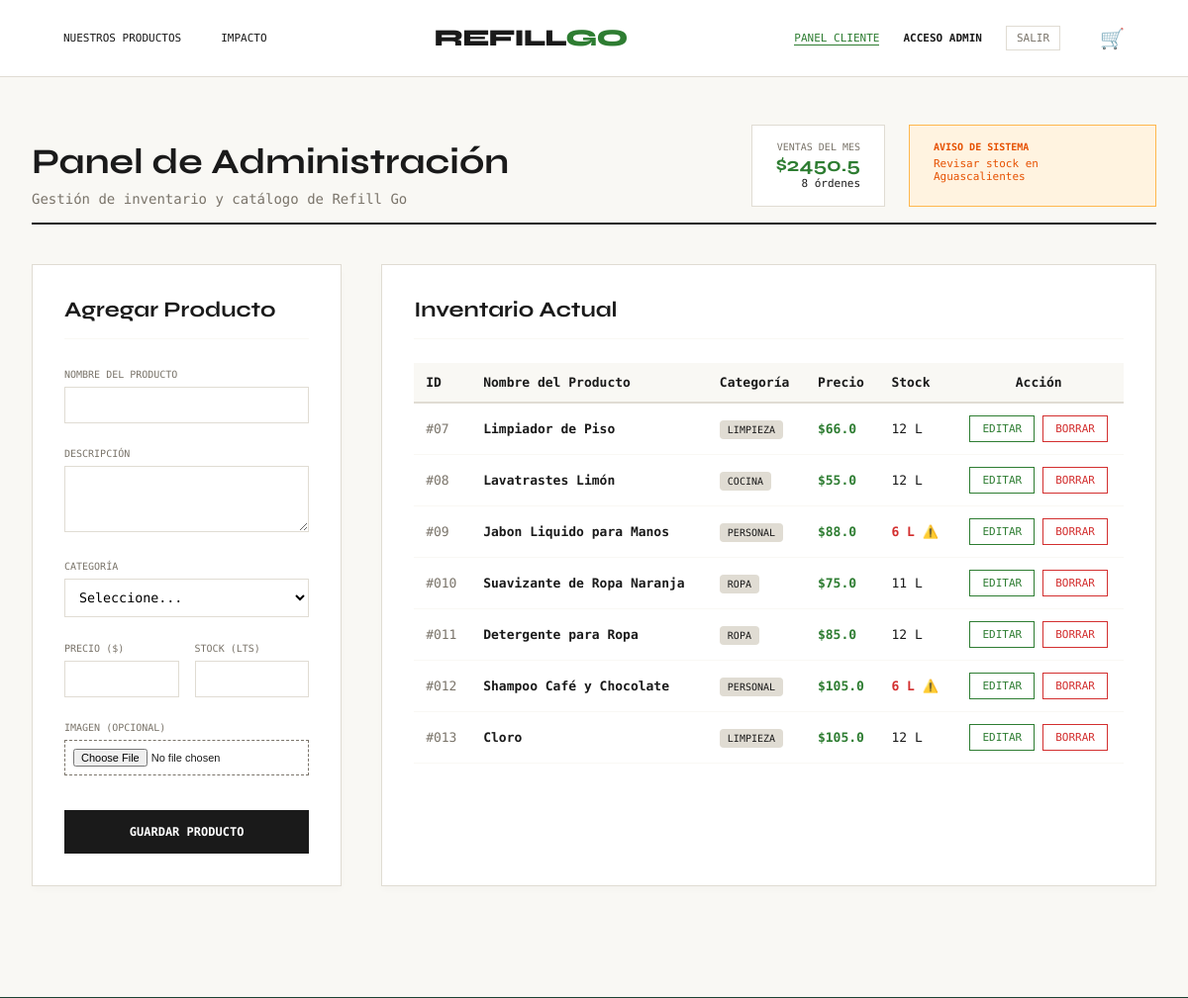
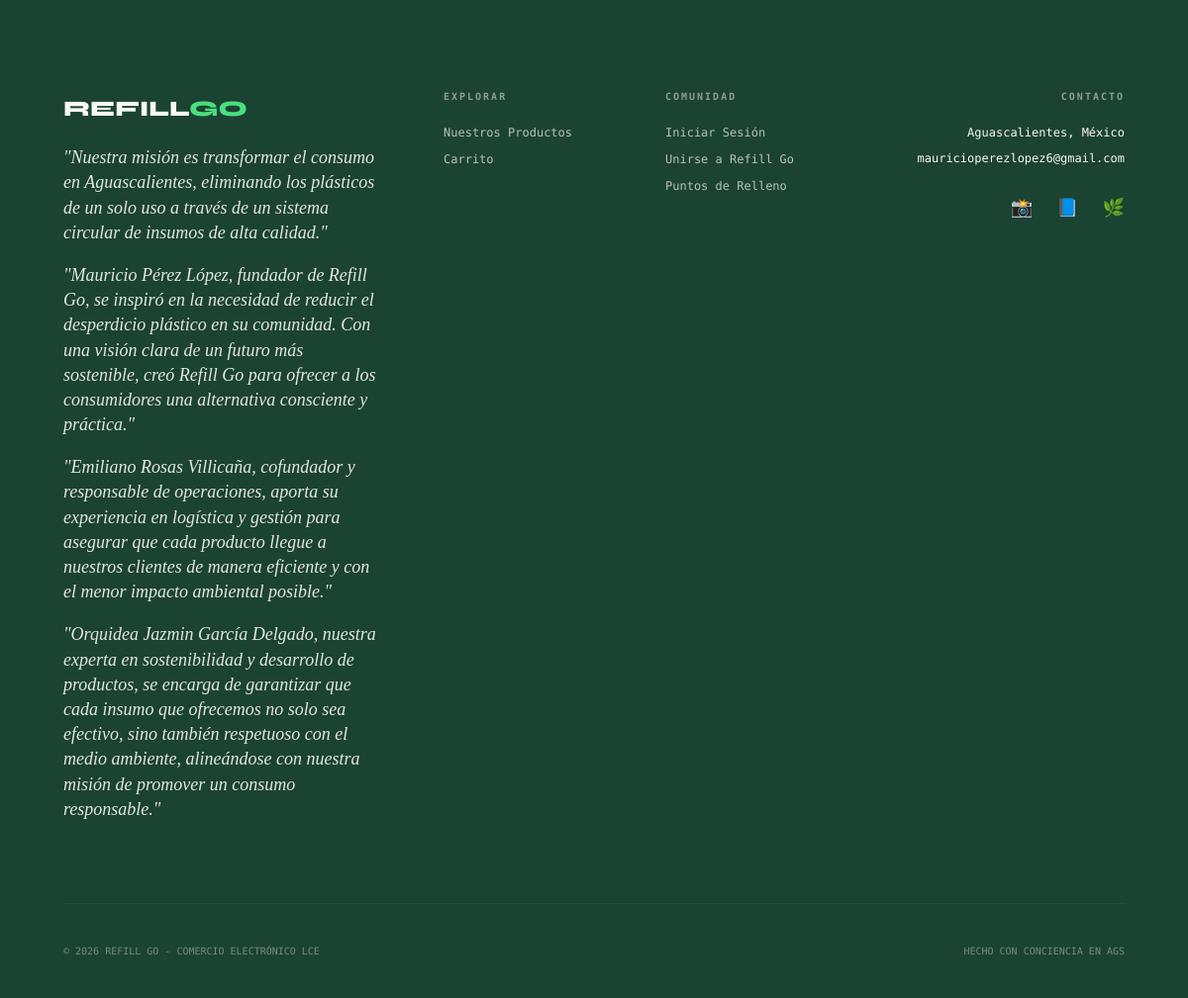
Page /admin (signed in) on the committed database (2 pictures, top to bottom).
### tables this page shows
CREATE TABLE productos (
                    id INTEGER PRIMARY KEY AUTOINCREMENT,
                    nombre TEXT NOT NULL, descripcion TEXT NOT NULL,
                    precio REAL NOT NULL, stock INTEGER NOT NULL, 
                    imagen TEXT, categoria TEXT NOT NULL);

### tienda_refillgo/app.py (the view, shortened to what this page needs)
@app.route('/admin', methods=('GET', 'POST'))
def admin():
    if 'usuario_id' not in session:
        return redirect(url_for('login'))
    conn = get_db_connection()
    productos = conn.execute('SELECT * FROM productos').fetchall()
    conn.close()
    return render_template('admin.html', productos=productos, ventas=[{"total": 2450.50, "ordenes": 8}], avisos="Revisar stock en Aguascalientes")

### tienda_refillgo/templates/admin.html (shortened to what this page needs)
{% extends "base.html" %}
{% block content %}
<div style="padding: 3rem 2rem; max-width: 1300px; margin: 0 auto; font-family: 'DM Mono', monospace; min-height: 70vh;">
    <div style="display: flex; justify-content: space-between; align-items: flex-end; margin-bottom: 2.5rem; border-bottom: 2px solid var(--ink); padding-bottom: 1rem;">
        <div>
            <h2 class="syne" style="font-size: 36px; color: var(--ink); margin: 0;">Panel de Administración</h2>
            <p style="color: var(--warm-mid); margin: 0.5rem 0 0 0; font-size: 14px;">Gestión de inventario y catálogo de Refill Go</p>
        </div>
        <div style="display: flex; gap: 1.5rem;">
            <div style="background: white; border: 1px solid var(--cream); padding: 1rem 1.5rem; text-align: right;">
                <div style="font-size: 10px; color: var(--warm-mid); text-transform: uppercase;">Ventas del Mes</div>
                <div class="syne" style="font-size: 20px; font-weight: bold; color: var(--accent);">${{ ventas[0].total }}</div>
                <div style="font-size: 11px; color: var(--ink);">{{ ventas[0].ordenes }} órdenes</div>
            </div>
            <div style="background: #fff3e0; border: 1px solid #ffb74d; padding: 1rem 1.5rem; max-width: 200px;">
                <div style="font-size: 10px; color: #e65100; text-transform: uppercase; font-weight: bold;">Aviso de Sistema</div>
                <div style="font-size: 11px; color: #e65100; margin-top: 5px;">{{ avisos }}</div>
            </div>
        </div>
    </div>
    <div style="display: grid; grid-template-columns: 1fr 2.5fr; gap: 2.5rem;">
        <div style="background: white; padding: 2rem; border: 1px solid var(--cream); box-shadow: 0 4px 6px rgba(0,0,0,0.02); height: fit-content; position: sticky; top: 100px;">
            <h3 class="syne" style="margin-top: 0; font-size: 22px; border-bottom: 1px solid var(--paper); padding-bottom: 1rem;">Agregar Producto</h3>
            <form method="POST" enctype="multipart/form-data" style="display: flex; flex-direction: column; gap: 1.2rem; margin-top: 1.5rem;">
                <div>
                    <label style="font-size: 10px; text-transform: uppercase; color: var(--warm-mid);">Nombre del Producto</label>
                    <input type="text" name="nombre" required style="width: 100%; box-sizing: border-box; padding: 10px; border: 1px solid var(--cream); font-family: 'DM Mono', monospace; margin-top: 5px;">
                </div>
                <div>
                    <label style="font-size: 10px; text-transform: uppercase; color: var(--warm-mid);">Descripción</label>
                    <textarea name="descripcion" rows="3" required style="width: 100%; box-sizing: border-box; padding: 10px; border: 1px solid var(--cream); font-family: 'DM Mono', monospace; margin-top: 5px; resize: vertical;"></textarea>
                </div>
                <div>
                    <label style="font-size: 10px; text-transform: uppercase; color: var(--warm-mid);">Categoría</label>
                    <select name="categoria" required style="width: 100%; box-sizing: border-box; padding: 10px; border: 1px solid var(--cream); font-family: 'DM Mono', monospace; margin-top: 5px; background: white;">
                        <option value="" disabled selected>Seleccione...</option>
                    </select>
                </div>
                <div style="display: grid; grid-template-columns: 1fr 1fr; gap: 1rem;">
                    <div>
                        <label style="font-size: 10px; text-transform: uppercase; color: var(--warm-mid);">Precio ($)</label>
                        <input type="number" name="precio" step="0.01" required style="width: 100%; box-sizing: border-box; padding: 10px; border: 1px solid var(--cream); font-family: 'DM Mono', monospace; margin-top: 5px;">
                    </div>
                    <div>
                        <label style="font-size: 10px; text-transform: uppercase; color: var(--warm-mid);">Stock (Lts)</label>
                        <input type="number" name="stock" required style="width: 100%; box-sizing: border-box; padding: 10px; border: 1px solid var(--cream); font-family: 'DM Mono', monospace; margin-top: 5px;">
                    </div>
                </div>
                <div>
                    <label style="font-size: 10px; text-transform: uppercase; color: var(--warm-mid);">Imagen (Opcional)</label>
                    <input type="file" name="imagen_archivo" accept="image/*" style="width: 100%; box-sizing: border-box; padding: 8px; border: 1px dashed var(--warm-mid); margin-top: 5px; font-size: 11px;">
                </div>
                <button type="submit" name="agregar" style="background: var(--ink); color: white; padding: 15px; border: none; cursor: pointer; text-transform: uppercase; font-family: 'DM Mono', monospace; font-size: 12px; font-weight: bold; transition: 0.3s; margin-top: 1rem;" onmouseover="this.style.background='var(--accent)'" onmouseout="this.style.background='var(--ink)'">
                    Guardar Producto
                </button>
            </form>
        </div>
        <div style="background: white; padding: 2rem; border: 1px solid var(--cream); box-shadow: 0 4px 6px rgba(0,0,0,0.02); overflow-x: auto;">
            <h3 class="syne" style="margin-top: 0; font-size: 22px; border-bottom: 1px solid var(--paper); padding-bottom: 1rem; margin-bottom: 1.5rem;">Inventario Actual</h3>
            <table style="width: 100%; border-collapse: collapse; text-align: left; font-size: 13px;">
                <thead>
                    <tr style="background: var(--paper); border-bottom: 2px solid var(--cream);">
                        <th style="padding: 12px; font-weight: bold; color: var(--ink);">ID</th>
                        <th style="padding: 12px; font-weight: bold; color: var(--ink);">Nombre del Producto</th>
                        <th style="padding: 12px; font-weight: bold; color: var(--ink);">Categoría</th>
                        <th style="padding: 12px; font-weight: bold; color: var(--ink);">Precio</th>
                        <th style="padding: 12px; font-weight: bold; color: var(--ink);">Stock</th>
                        <th style="padding: 12px; font-weight: bold; color: var(--ink); text-align: center;">Acción</th>
                    </tr>
                </thead>
                <tbody>
                    {% for p in productos %}
                    <tr style="border-bottom: 1px solid var(--paper); transition: 0.2s;" onmouseover="this.style.background='#faf9f7'" onmouseout="this.style.background='transparent'">
                        <td style="padding: 12px; color: var(--warm-mid);">#0{{ p.id }}</td>
                        <td style="padding: 12px; font-weight: bold; color: var(--ink);">{{ p.nombre }}</td>
                        <td style="padding: 12px;">
                            <span style="background: var(--cream); padding: 4px 8px; border-radius: 4px; font-size: 10px; text-transform: uppercase;">
                                {{ p.categoria }}
                            </span>
                        </td>
                        <td style="padding: 12px; color: var(--accent); font-weight: bold;">${{ p.precio }}</td>
                        <td style="padding: 12px;">
                            {% if p.stock < 10 %}
                                <span style="color: #d32f2f; font-weight: bold;">{{ p.stock }} L ⚠️</span>
                            {% else %}
                                {{ p.stock }} L
                            {% endif %}
                        </td>
                        <td style="padding: 12px; text-align: center; display: flex; gap: 8px; justify-content: center; align-items: center;">
                            <a href="{{ url_for('editar', id=p.id) }}" style="background: transparent; color: var(--accent); border: 1px solid var(--accent); padding: 6px 12px; text-decoration: none; font-family: 'DM Mono', monospace; font-size: 11px; text-transform: uppercase; transition: 0.2s;" onmouseover="this.style.background='var(--accent)'; this.style.color='white';" onmouseout="this.style.background='transparent'; this.style.color='var(--accent)';">
                                Editar
                            </a>
                            <form method="POST" style="margin: 0; display: inline-block;" onsubmit="return confirm('¿Está seguro de eliminar este producto?');">
                                <button type="submit" name="eliminar" style="background: transparent; color: #d32f2f; border: 1px solid #d32f2f; padding: 6px 12px; cursor: pointer; font-family: 'DM Mono', monospace; font-size: 11px; text-transform: uppercase; transition: 0.2s;" onmouseover="this.style.background='#d32f2f'; this.style.color='white';" onmouseout="this.style.background='transparent'; this.style.color='#d32f2f';">
                                    Borrar
                                </button>
                            </form>
                        </td>
                    </tr>
                    {% else %}
                    <tr>
                        <td colspan="6" style="padding: 2rem; text-align: center; color: var(--warm-mid);">
                            No hay productos en el inventario. Agregue uno usando el formulario.
                        </td>
                    </tr>
                    {% endfor %}
                </tbody>
            </table>
        </div>
    </div>
</div>
{% endblock %}

### rows in the picture
productos: id "7", nombre "Limpiador de Piso", categoria "LIMPIEZA", precio "66.0", stock "12"
productos: id "8", nombre "Lavatrastes Limón", categoria "COCINA", precio "55.0", stock "12"
productos: id "9", nombre "Jabon Liquido para Manos", categoria "PERSONAL", precio "88.0", stock "6"
productos: id "10", nombre "Suavizante de Ropa Naranja", categoria "ROPA", precio "75.0", stock "11"
productos: id "11", nombre "Detergente para Ropa", categoria "ROPA", precio "85.0", stock "12"
productos: id "12", nombre "Shampoo Café y Chocolate", categoria "PERSONAL", precio "105.0", stock "6"
productos: id "13", nombre "Cloro", categoria "LIMPIEZA", precio "105.0", stock "12"

### other values in the picture
{{ ventas[0].total }} "2450.5"
{{ ventas[0].ordenes }} "8"
{{ avisos }} "Revisar stock en Aguascalientes"
